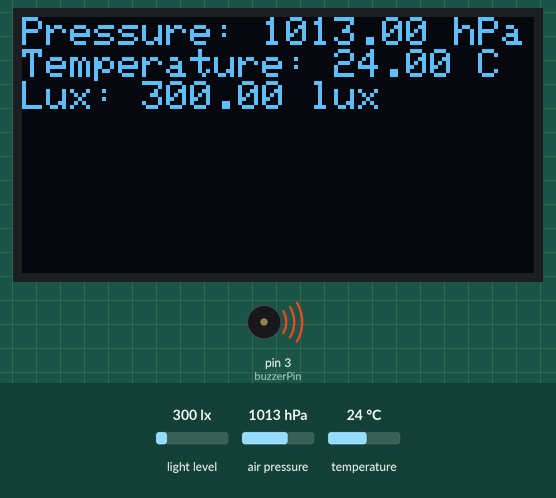
A sketch run on a simulated Arduino Uno, built with avr-gcc and run on an emulated ATmega328P. On the bench: 128×64 one-colour display, buzzer (waves = sounding, pin HIGH). The inputs (shaded band) are chosen by the test bench; at power-on: light level 300 lx, air pressure 1013 hPa, temperature 24 °C. The display library's start-up logo is not drawn; what the sketch prints to the serial monitor is not drawn.

Above: at 8.3 s.
8.4 s: light level set to 56 lx
At 9.9 s:
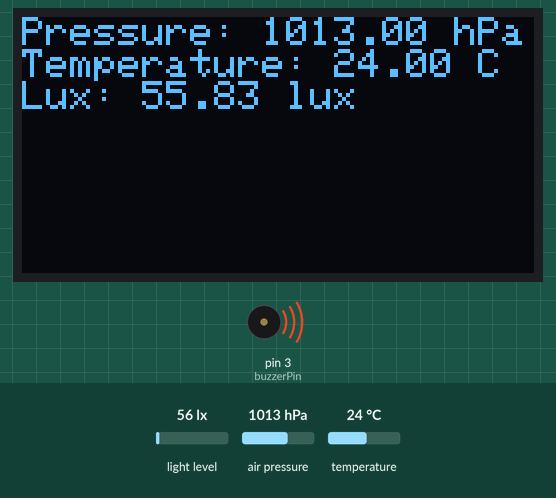
10.7 s: light level set to 44 lx
At 12.5 s:
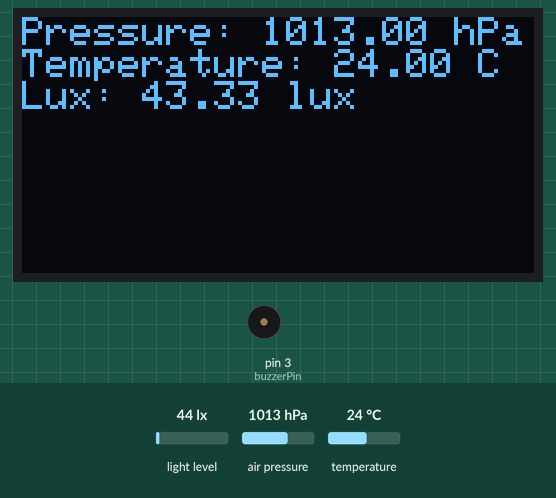
12.9 s: air pressure set to 952 hPa
At 13.8 s:
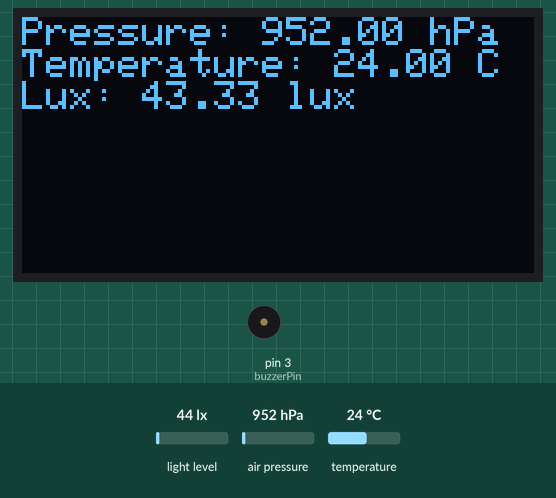
15.0 s: temperature set to 12 °C
At 16.8 s:
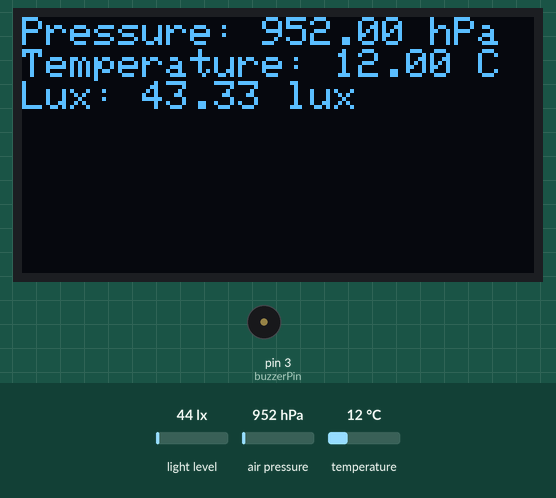
17.1 s: air pressure set to 975 hPa
At 18.9 s:
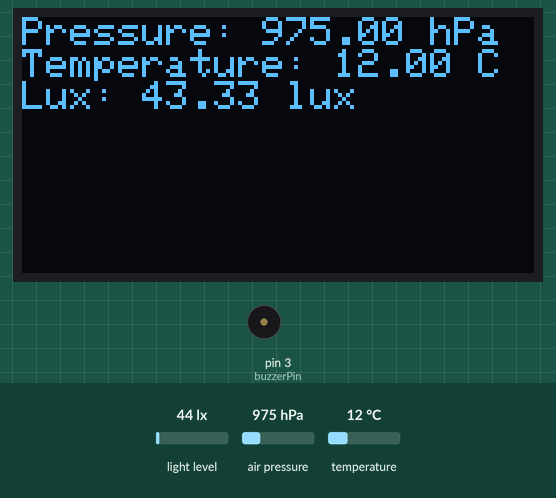
Timing chart, 0 to 20.2 s (numbered marks = the images above; inputs shaded):
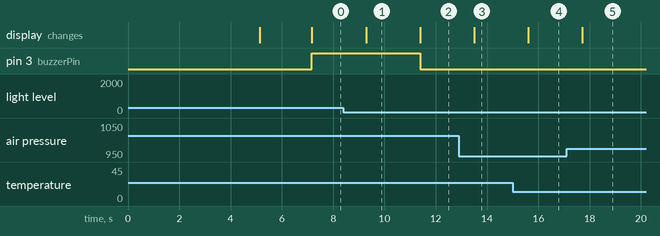

The sketch:

512-final.ino
```cpp
#include <Wire.h>
#include <Adafruit_BME280.h>
#include <Adafruit_SSD1306.h>
#include "Adafruit_VEML7700.h"

Adafruit_BME280 bme;
Adafruit_SSD1306 display(0x78);
Adafruit_VEML7700 veml;

float pressure;
float temp;
float lux;

int buzzerPin = 3; // 将蜂鸣器连接到数字引脚 D2

void setup() {
  Serial.begin(9600);
  delay(5000);
  Serial.println("Serial communication initialized.");

  // Assuming BME280 is connected and functional
  if (!bme.begin()) {
    Serial.println("BME280 sensor not found. Check wiring!");
    while (1);
  } else {
    Serial.println("BME280 sensor found!");
  }

  // Initialize VEML7700
  Serial.println("Initializing VEML7700...");
  if (!veml.begin()) {
    Serial.println("VEML7700 sensor not found. Check wiring!");
    while (1);
  } else {
    Serial.println("VEML7700 sensor found!");
  }

  // Initialize buzzer pin
  pinMode(buzzerPin, OUTPUT);

  // Initialize display
  Serial.println("Initializing display...");
  if (!display.begin(SSD1306_SWITCHCAPVCC, 0x3C)) {
    Serial.println("SSD1306 initialization failed!");
    while (1);
  } else {
    Serial.println("SSD1306 initialized successfully!");
  }

  display.display();
  delay(2000);
  display.clearDisplay();

  Serial.println("Setup completed.");
}

void loop() {
  // Read BME280 data
  temp = bme.readTemperature();      // Read temperature from BME280
  pressure = bme.readPressure() / 100.0F; // Read pressure from BME280
  lux = veml.readLux();
  Serial.print("Lux: ");
  Serial.println(lux);

  // Display data on the screen
  display.clearDisplay();
  display.setTextSize(1);
  display.setTextColor(SSD1306_WHITE);
  display.setCursor(0, 0);
  display.print("Pressure: ");
  display.print(pressure);
  display.println(" hPa");
  display.print("Temperature: ");
  display.print(temp);
  display.println(" C");
  display.print("Lux: ");
  display.print(lux);
  display.println(" lux");
  display.display();

  // Output sensor data to the serial monitor
  Serial.print("Pressure: ");
  Serial.print(pressure);
  Serial.println(" hPa");
  Serial.print("Temperature: ");
  Serial.print(temp);
  Serial.println(" C");
  Serial.print("Lux: ");
  Serial.print(lux);
  Serial.println(" lux");

  // If lux is greater than 50, trigger the buzzer
  if (lux > 50.0) {
    digitalWrite(buzzerPin, HIGH); // Turn on the buzzer
    Serial.println("Buzzer should be ON");
  } else {
    digitalWrite(buzzerPin, LOW); // Turn off the buzzer
    Serial.println("Buzzer should be OFF");
  }

  delay(1000);
}
```

Measured:
- the behaviour switches between 51 and 50 lx on light level (found by bisection; images 1 and 2)
- after the input at 8.4 s, the display: changes after 0.88 s (image 1)
- after the input at 10.7 s, pin 3 (buzzerPin): HIGH → LOW after 0.69 s; the display: changes after 0.69 s (image 2)
- after the input at 12.9 s, the display: changes after 0.60 s (image 3)
- after the input at 15.0 s, the display: changes after 0.61 s (image 4)
- after the input at 17.1 s, the display: changes after 0.62 s (image 5)
